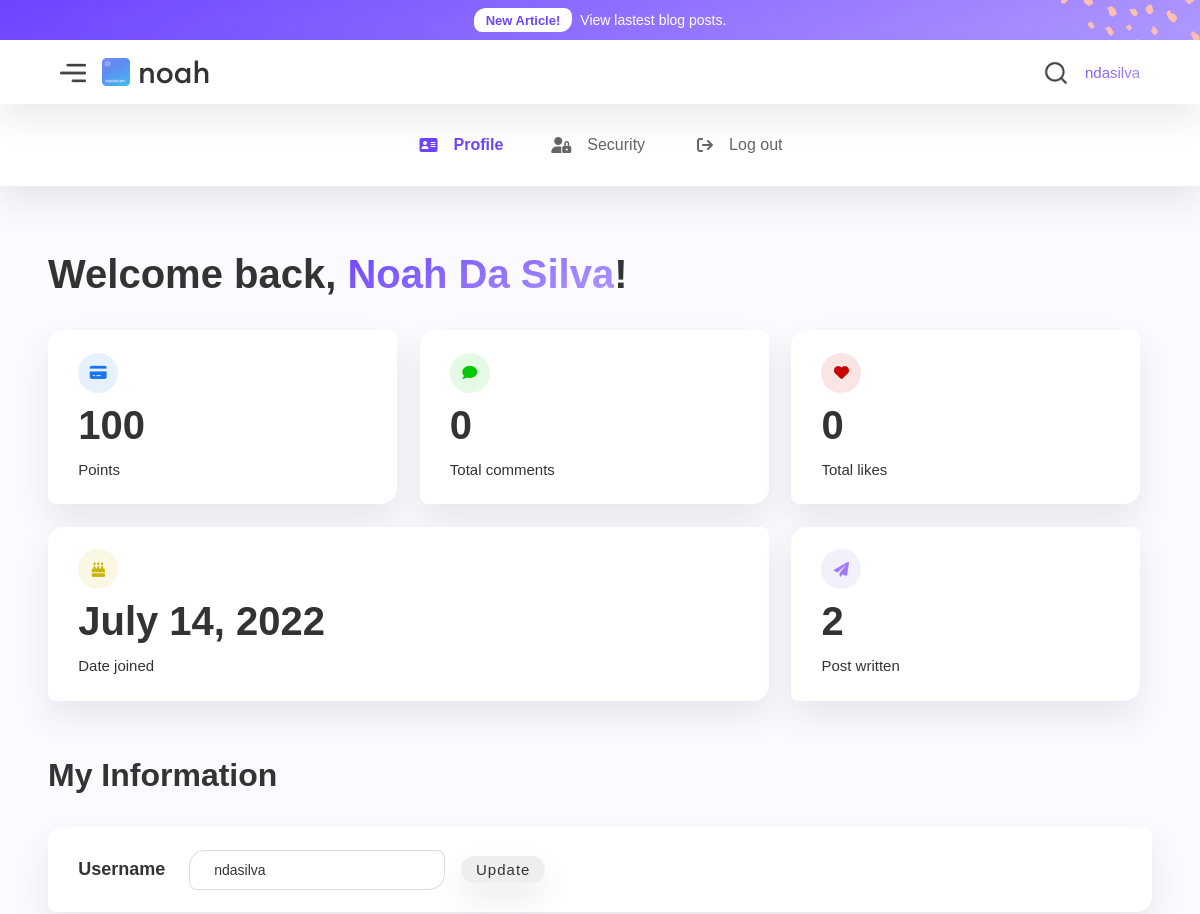
Before: /dashboard/ (signed in, upper part) with the older database file.
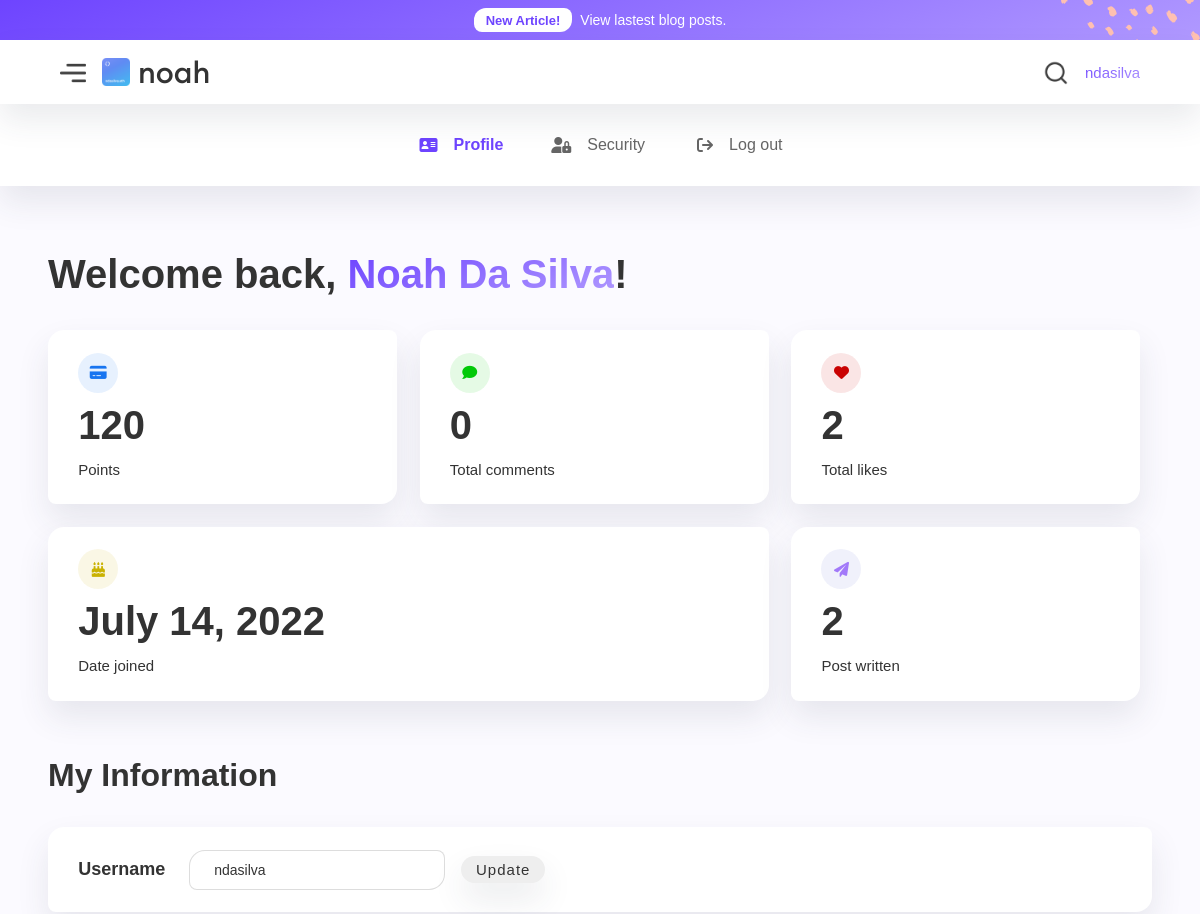
After: the same page with the newer database file.
### account/models.py (models this page shows, shortened)
class User(AbstractBaseUser, PermissionsMixin):
    email = models.EmailField(_('email'), unique=True, default='')
    date_joined = models.DateTimeField(_('date joined'), auto_now_add=True)
    username = models.CharField(_('username'), max_length=24, unique=True)
    full_name = models.CharField(_('full name'), max_length=64, null=True, blank=True)
    is_superadmin = models.BooleanField(_('is_superadmin'), default=False)
    is_active = models.BooleanField(_('is_active'), default=True)
    is_staff = models.BooleanField(default=False)
    USERNAME_FIELD = 'email'
    REQUIRED_FIELDS = ['username']
    objects = CustomUserManager()
    class Meta:
        verbose_name = _('user')
        verbose_name_plural = _('users')
    def get_total_posts_likes(self):
        likes = self.like_set.all()
        total_likes = 0
        for like in likes:
            if like.value == 'Like':
                total_likes += 1
        return total_likes
    def get_total_posts_comments(self):
        return self.comment_set.all().count()
    def get_total_posts_written(self):
        return self.post_author.all().count()
    def get_profile_score(self):
        score = self.get_total_posts_likes() * 10
        score += self.get_total_posts_comments() * 25
        score += self.get_total_posts_written() * 50
        return score

### blog/models.py (models this page shows, shortened)
class Like(models.Model):
    user = models.ForeignKey(User, on_delete=models.CASCADE)
    post = models.ForeignKey(Post, on_delete=models.CASCADE)
    value = models.CharField(choices=LIKE_CHOICES, max_length=8)
    updated_on = models.DateTimeField(auto_now= True, blank=True)
    created_on = models.DateTimeField(auto_now_add=True, blank=True)

### account/views.py (the view, shortened to what this page needs)
# urls.py: path('dashboard/', views.DashboardView.as_view(), name="dashboard"),
class DashboardView(LoginRequiredMixin, UpdateView):
    form_class = UserUpdateForm
    model = User
    template_name = 'dashboard.html'
    def get_object(self):
        return self.request.user

### account/forms.py
class UserUpdateForm(forms.ModelForm):
    class Meta:
        model = get_user_model()
        fields = ['username', 'full_name', 'email',]

### account/templates/dashboard.html (shortened to what the changed rows need)
{% extends 'base.html' %}
{% load widget_tweaks %}
{% load static %}
{% block content %}
  <div class="default-section no-padding wf-section">
    <div class="dashboard-wrapper">
      <div data-duration-in="300" data-duration-out="100" data-current="Profile" data-easing="ease" class="dashboard-tabs w-tabs">
        <div class="dashboard-tabs-wrapper w-tab-content">
          <div data-w-tab="Profile" class="default-section w-tab-pane w--tab-active">
            <div class="dashboard-tab-content">
              {% if user.full_name %}
              <h1 class="h3-heading">Welcome back, <span class="gradient-span">{{ user.full_name }}</span>!</h1>
              {% else %}
              <h1 class="h3-heading">Welcome back, <span class="gradient-span">{{ user.username }}</span>!</h1>
              {% endif %}
              <div class="dashboard-row">
                <div class="dashboard-info-box third">
                  <div class="dashboard-box-padding">
                    <div class="colourful-icon"></div>
                    <h2 class="dashboard-heading">{{ user.get_profile_score }}</h2>
                    <div>Points</div>
                  </div>
                </div>
                <div class="dashboard-info-box third">
                  <div class="dashboard-box-padding">
                    <h2 class="dashboard-heading"><span ms-data="spend">{{ user.get_total_posts_comments }}</span></h2>
                  </div>
                </div>
                <div class="dashboard-info-box third mobile-full-box">
                  <div class="dashboard-box-padding">
                    <div class="colourful-icon red"></div>
                    <h2 ms-data="launch" class="dashboard-heading">{{ user.get_total_posts_likes }}</h2>
                    <div>Total likes</div>
                  </div>
                </div>
                <div class="dashboard-info-box two-third">
                  <div class="dashboard-box-padding">
                    <div class="colourful-icon yellow"></div>
                    <h2 class="dashboard-heading">{{ user.date_joined|date:"F d, Y"  }}</h2>
                    <div>Date joined</div>
                  </div>
                </div>
                <div class="dashboard-info-box third mobile-full-box">
                  <div class="dashboard-box-padding">
                    <div class="colourful-icon purple"></div>
                    <h2 ms-data="launch" class="dashboard-heading">{{ user.get_total_posts_written }}</h2>
                    <div>Post written</div>
                  </div>
                </div>
              </div>
            </div>
            <form action"{% url 'dashboard' %}" method="post" class="dashboard-tab-content">
              <h2 class="h4-heading">My Information</h2>
              <div class="dashboard-row">
                <div class="dashboard-info-box full-width">
                  <div class="dashboard-box-padding horizontal-flex">
                    <div class="account-form w-form">
                      <div class="account-form-div">
                        <div id="w-node-_6c96194b-262c-23cf-81db-5c4df3519fc9-fd0192b4">
                          {% render_field form.username type="text" class="account-input w-input" placeholder="Enter new username..." %}
                        </div>
                      </div>
                    </div>
                  </div>
                </div>
              </div>
            </form>
          </div>
        </div>
      </div>
    </div>
  </div>
{% endblock %}

### main/templates/base.html (shortened to what this page needs)
{% load static %}
<!DOCTYPE html>
<html lang="en">
<head>
    <link href="{% static 'blog/css/normalize.css' %}" rel="stylesheet" type="text/css">
    <link href="{% static 'blog/css/webflow.css' %}" rel="stylesheet" type="text/css">
    <link href="{% static 'blog/css/ndasilva.webflow.css' %}" rel="stylesheet" type="text/css">
</head>
<body>
    {% block navbar %}
    <div class="nav-banner-wrapper">
        <a href="{% url 'blog' %}" class="banner-link w-inline-block">
            <div class="w-layout-grid nav-banner-grid">
                <div id="w-node-_1be03d6a-790c-629e-8122-d0fe113d13b0-113d13ad" class="banner-info">
                    <div id="w-node-_1be03d6a-790c-629e-8122-d0fe113d13b1-113d13ad" class="banner-new-tag">New Article!
                    </div>
                    <div id="w-node-_1be03d6a-790c-629e-8122-d0fe113d13b3-113d13ad" class="banner-text">View lastest blog posts.</div>
                </div>
            </div>
        </a>
    </div>
    <div class="navbar-wrapper">
        <div data-collapse="all" data-animation="default" data-duration="400" data-easing="ease" data-easing2="ease"
            role="banner" class="navbar w-nav">
            <div class="w-layout-grid navbar-grid">
                <div class="w-layout-grid nav-menu-grid">
                    <div class="nav-menu-link-block w-nav-button"><img src="{% static 'blog/img/nav-menu-img.png' %}"
                            loading="lazy"
                            srcset="{% static 'blog/img/nav-menu-img-p-500.png' %} 500w, {% static 'blog/img/nav-menu-img.png' %} 512w"
                            sizes="(max-width: 767px) 26px, (max-width: 991px) 3vw, 26px" alt=""
                            class="nav-menu-icon small"></div>
                    <a href="{% url 'home' %}" id="w-node-_073a6cad-f6aa-4cb3-d13c-226c4e6884fb-4e6884ef" aria-current="page"
                        class="brand-logo-link w-inline-block"><img
                            src="{% static 'blog/img/58f322539377c4d97bfdc4882eb80ab9-256.png' %}" loading="lazy" alt=""
                            class="brand-logo-img">
                        <div>noah</div>
                    </a>
                </div>
                <div class="w-layout-grid nav-menu-grid">
                    <a href="{% url 'tags' %}" id="w-node-_073a6cad-f6aa-4cb3-d13c-226c4e688500-4e6884ef"
                        class="nav-link-block w-inline-block"><img src="{% static 'blog/img/search-img.png' %}"
                            loading="lazy" alt="" class="nav-menu-icon small"></a>
                    {% if user.is_authenticated %}
                    <a href="{% url 'dashboard'%}" id="w-node-_073a6cad-f6aa-4cb3-d13c-226c4e688502-4e6884ef"
                        class="nav-link-block w-inline-block" style="text-decoration: none;">
                        {% if user %}
                        <span class="gradient-span">{{ user.username }}</span>
                        {% else %}
                        <img src="{% static 'blog/img/account-img.png' %}" loading="lazy" alt="" class="nav-menu-icon small">
                        {% endif %}
                    </a>
                    {% else %}
                    <a href="{% url 'login'%}" id="w-node-_073a6cad-f6aa-4cb3-d13c-226c4e688502-4e6884ef"
                    class="nav-link-block w-inline-block"><img src="{% static 'blog/img/account-img.png' %}"
                        loading="lazy" alt="" class="nav-menu-icon small"></a>
                    {% endif %}
                </div>
            </div>
        </div>
    </div>
    {% endblock %}
    {% block content %}
    {% endblock %}
</body>
</html>

Changed rows visible on the page:
changed User "Noah Da Silva": get_profile_score "100" → "120"; get_total_posts_likes "0" → "2"
